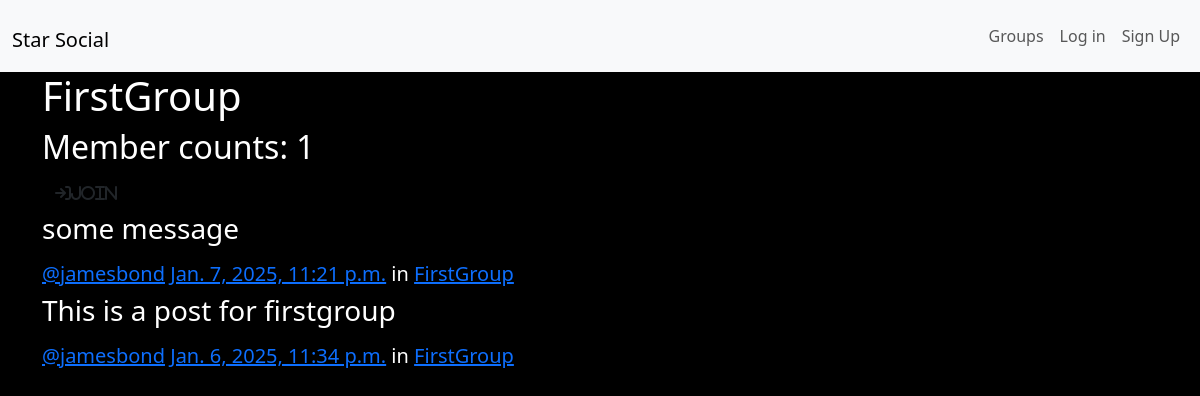
The app's page /group/posts/in/firstgroup, older data.
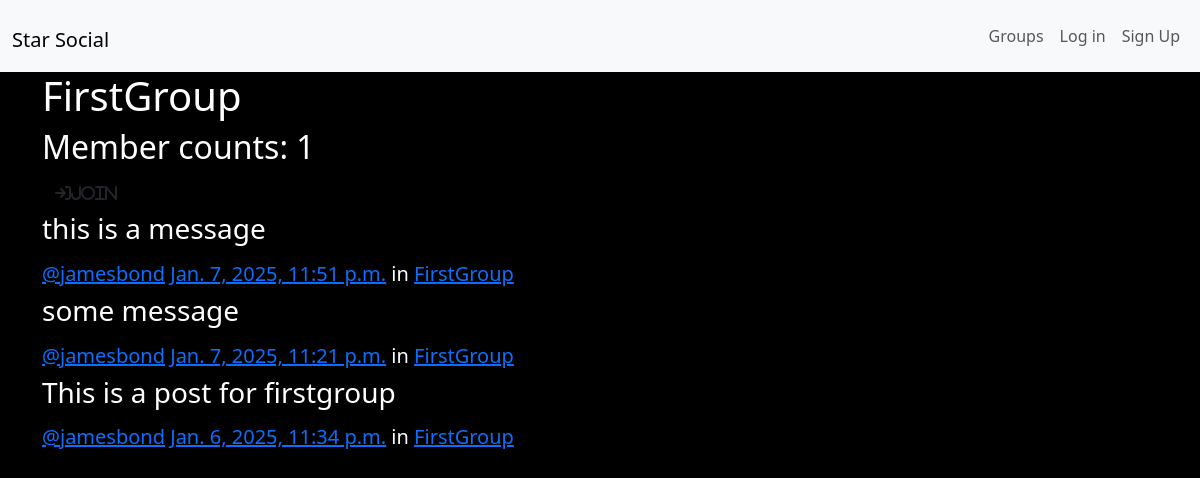
The same page, newer data.
### posts/models.py (models this page shows, shortened)
class Post(models.Model):
    user = models.ForeignKey(User, related_name="posts", on_delete=models.CASCADE)
    created_at = models.DateTimeField(auto_now=True)
    message = models.TextField()
    message_html = models.TextField(editable=False)
    group = models.ForeignKey(Group, related_name="posts", null=True, blank=True, on_delete=models.PROTECT)
    class Meta:
        ordering = ["-created_at"]
        unique_together = ["user", "message" ]

### group/models.py (models this page shows, shortened)
class Group(models.Model):
    name = models.CharField(max_length=255, unique=True)
    slug = models.SlugField(allow_unicode=True, unique=True)
    description = models.TextField(blank=True, default="")
    description_html = models.TextField(editable=False, default="", blank=True)
    members = models.ManyToManyField(User, through="GroupMember")
    class Meta:
        ordering = ["name"]

### group/views.py (the view)
# urls.py: path('posts/in/<slug:slug>', views.SingleGroup.as_view(), name="single"),
class SingleGroup(generic.DetailView):
    model = Group

### group/templates/group/group_detail.html
{% extends "group/group_base.html" %}
{% block pregroup %}
  <h1>{{ group.name }}</h1>
  <h2>Member counts: {{ group.members.count }}</h2>
  <div class="content">
    {% if user in group.members.all %}
      <a href="{% url 'group:leave' slug=group.slug %}" class="btn btn-lg btn-fill warning"><i class="fa-solid fa-arrow-right-from-bracket">Leave</i></a>
    {% else %}
      <a href="{% url 'group:join' slug=group.slug %}" class="btn btn-large btn-fill warning"><i class="fa-solid fa-arrow-right-to-bracket">Join</i></a>
    {% endif %}
  </div>
{% endblock %}
{% block group_content %}
  <div class="col-md-8">
    {% if group.posts.count == 0 %}
      <h2>No post in this group yet.</h2>
    {% else %}
      {% for post in group.posts.all %}
        {% include "posts/_post.html" %}
      {% endfor %}
    {% endif %}
  </div>
{% endblock group_content %}

### posts/templates/posts/_post.html (shortened to what this page needs)
<div class="post media">
  <h3>{{ post.message_html|safe }}</h3>
  <div class="media-body">
    <h5 class="media-heading">
        <span class="username">
            <a href="{% url 'posts:for_user' username=post.user.username %}">@{{ post.user.username }}</a>
        </span>
        <time class="time">
            <a href="{% url 'posts:single' username=post.user.username pk=post.pk %}">{{ post.created_at }}</a>
        </time>
        {% if post.group %}	</time>
            <span class="group-name">in <a href="#">{{ post.group.name }}</a></span>
        {% endif %}
    </h5>
  </div>
</div>

Row changes from the older to the newer data that the page shows:
added Post: message_html "this is a message", user.username "jamesbond", created_at "Jan. 7, 2025, 11:51 p.m.", group.name "FirstGroup"
